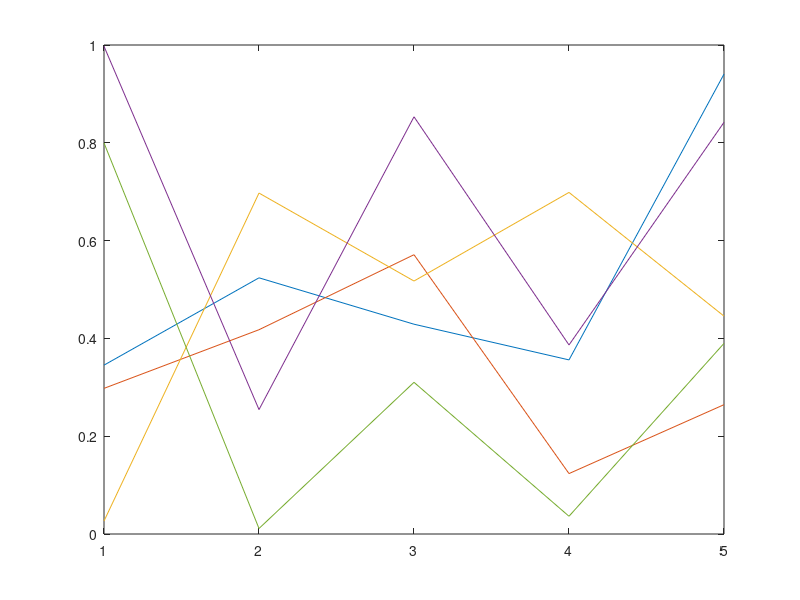
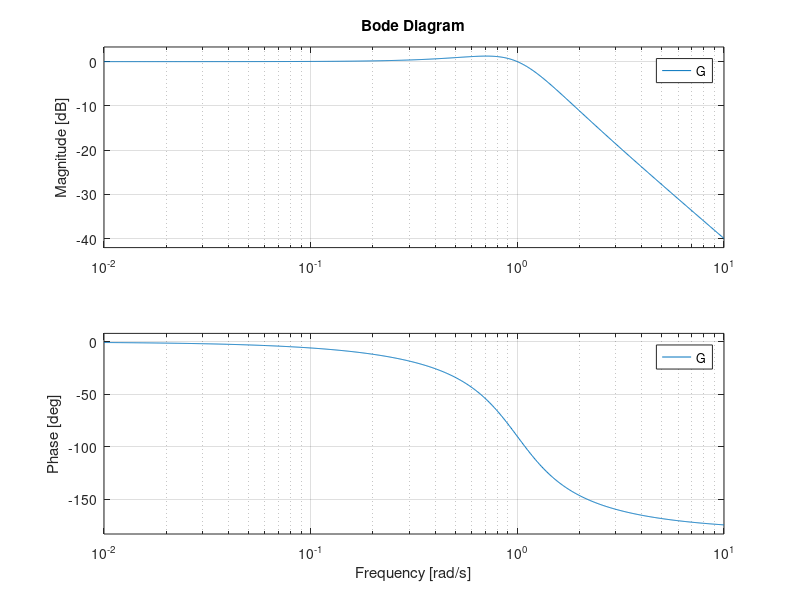

Write MATLAB code to recreate these figures, in order.
% Example to save figures generated to a file

pkg load control;

hf = figure('visible', 'off');
plot(rand(5, 5));
saveas(hf, 'out.png', 'png');

clf;
s = tf('s');
G = 1/(s^2 + s + 1);
bode(G);
saveas(hf, 'bode.png', 'png');

